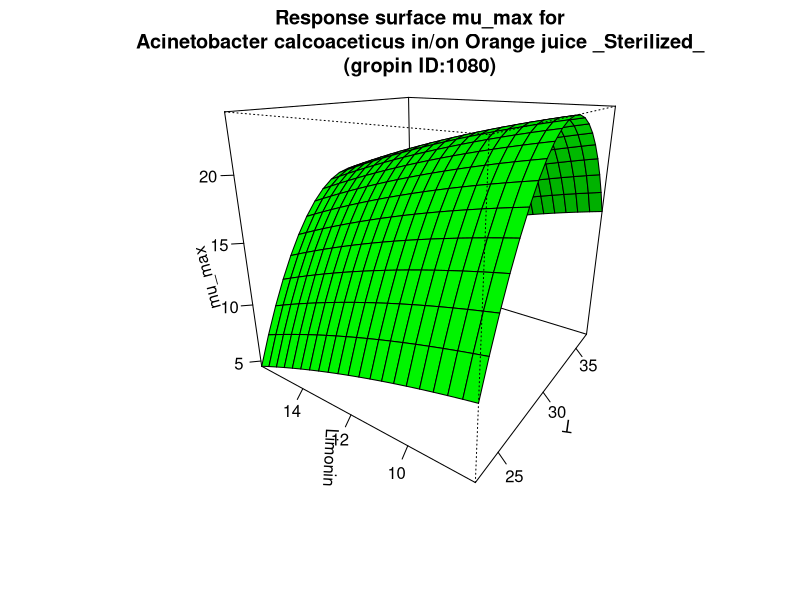

The R script that drew this image:
#############################
# start of Parameter script
#############################
T <- seq(23.023,36.963036963037,length.out=21)
Limonin <- seq(8.008,15.984015984016,length.out=21)
#############################
# end of Parameter script
#############################
############################# 
# start of Model script Gropin ID 1080 
#############################
 
# constant coefficients for this model
 
variables <- data.frame(T,Limonin)
argumentsPar <- expand.grid(variables)
 
# heart of the model
response_surface <- function(T,Limonin) {
   mumax <-(-191+ 14.04*T-0.227*(T^2)-0.029*(Limonin^2))

return(mumax=mumax)
} 

# output parameters
mumax <- cbind(argumentsPar,response_surface(argumentsPar['T'],argumentsPar['Limonin']))
colnames(mumax) <- c(colnames(argumentsPar),'mumax')
#############################
# End of Model script
#############################
############################# 
# start of Visualisation script Gropin ID 1080 
#############################
persp(T,Limonin,matrix(unlist(mumax$mumax),nrow=21),col = 'green',xlab='T',ylab='Limonin',zlab='mu_max',main='Response surface mu_max for
Acinetobacter calcoaceticus in/on Orange juice _Sterilized_
(gropin ID:1080)',theta=305,phi=20,shade=0.25,ticktype = 'detailed')
#############################
# End of Visualisation script
#############################
